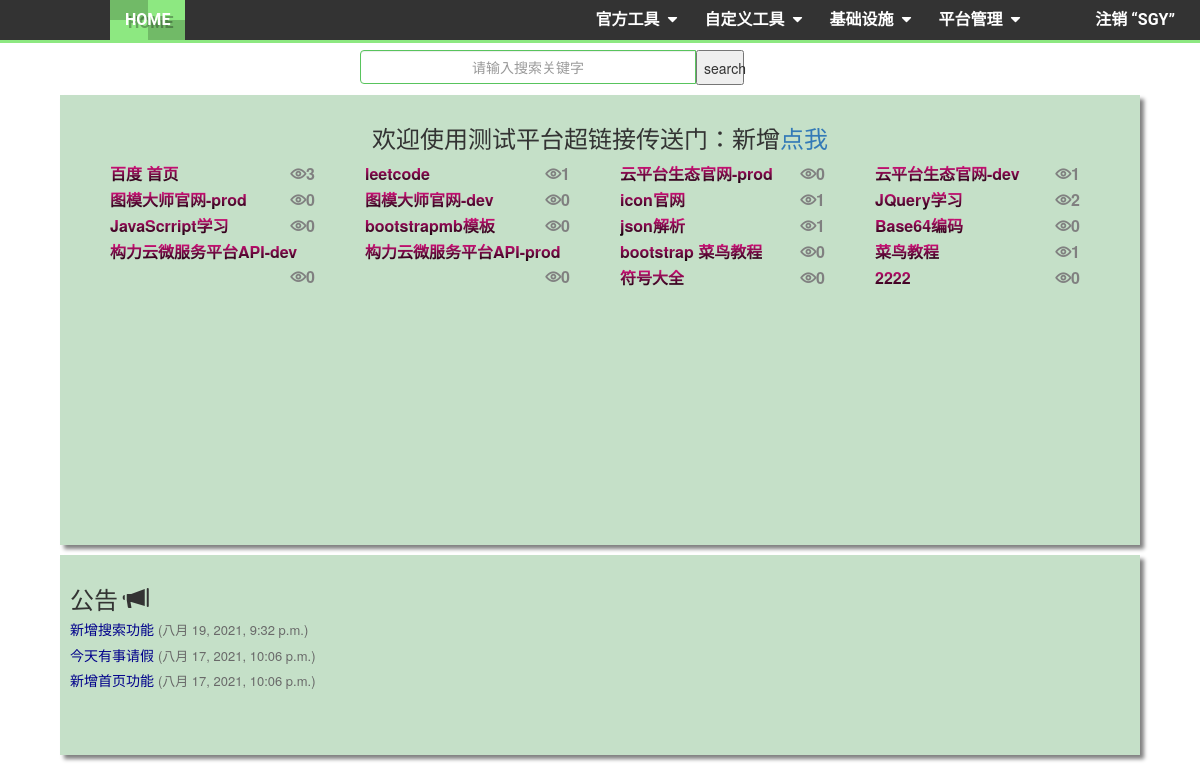
/home/ (signed in), run on an earlier commit of the app's database.
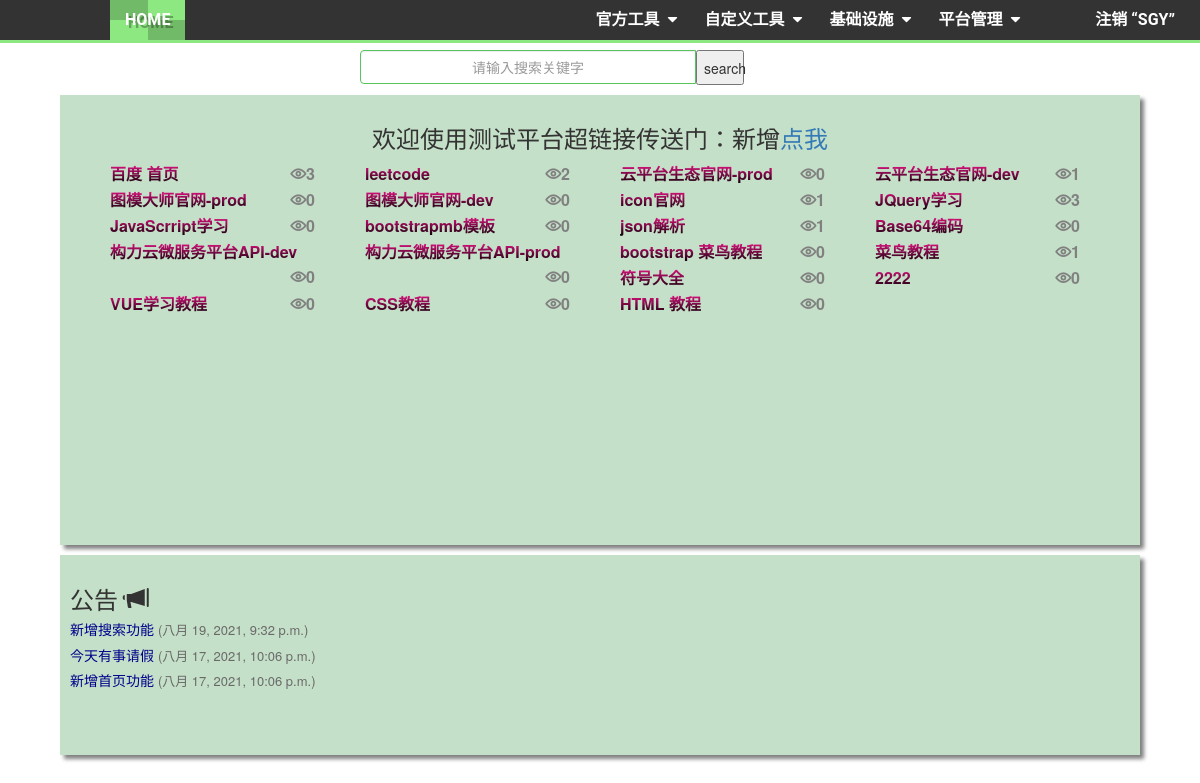
And on a later commit of the database.
### myapp/models.py (models this page shows, shortened)
class DB_href(models.Model):
    id=models.AutoField(primary_key=True)
    name=models.CharField(max_length=30,null=True,blank=True)
    url=models.CharField(max_length=1000,null=True,blank=True)#后台长度限制
    count=models.PositiveIntegerField(verbose_name="浏览量",default=0)#PositiveIntegerField为正整数

class DB_notice(models.Model):
    stime=models.DateTimeField('保存日期',default = timezone.now)
    ncontent=models.CharField(max_length=1000, null=True, blank=True)

### myapp/views.py (the view)
# urls.py: path('home/', homepage),#进入主页
@login_required#强制在homepage页面引入登录态检查
def homepage(request):
    res={}
    res["username"]=request.user.username
    res["hrefs"]=list(DB_href.objects.all().values())
    res["notices"]=DB_notice.objects.all()[::-1]#从后端网前端传的时候就按照降序排序，通过列表翻转实现
    return render(request, "home.html",res)

### myapp/templates/home.html (shortened to what this page needs)
<!DOCTYPE html>
<html lang="en">
<head>
    <link rel="stylesheet" href="/static/fonts/font_2759798_guh4j1rx3co/iconfont.css">
</head>
<body>
{% include 'menu.html' %}
    <div class="input-group" style="width: 40%; margin-left: 30%;">
        <input type="text" id="url_input" class="form-control" placeholder="请输入搜索关键字" style="width: 70%;border-color: #58c45d;text-align: center;">
        <button onclick="search_btn()" class="search_btn" style="width: 10%;height:35px;">search</button>
    </div>
<div style="height: 450px;" class="mydiv">
<h3 style="text-align: center;">欢迎使用测试平台超链接传送门：<span>新增<span class="add_btn"><a href="#">点我</a></span>   </span></h3>
    <ul id="myul">
        {% for i in hrefs %}
            <li>
                <a title="SGY creat" target="_blank" onclick="url_readcount({{ i.id }})" href="{{ i.url }}">{{ i.name }}</a><span style="color: gray; float: right; margin-right:50px;"> <i class="iconfont icon-eye"></i>{{ i.count }}</span>
            </li>
        {% endfor %}
    </ul>
</div>
<div style="height:200px; "class="mydiv">
    <h3>公告 <span class="glyphicon glyphicon-bullhorn"></span></h3>
    {% for i in notices %}
        <h5 style="color: darkblue;">{{ i.ncontent }}
            <span style="font-size: small;color: dimgrey;">({{ i.stime }})</span>
        </h5>
    {% endfor %}
</div>
</body>
</html>

### myapp/templates/menu.html (shortened to what this page needs)
<!DOCTYPE html>
<html lang="zh">
<head>
    <link href="https://cdn.bootcss.com/twitter-bootstrap/3.3.7/css/bootstrap.min.css" rel="stylesheet">
    <link href="https://cdn.bootcss.com/font-awesome/5.1.0/css/all.css" rel="stylesheet">
    <link rel="stylesheet" href="/static/201912068536/css/bootsnav.css">
</head>
<body>
<nav style="margin-bottom: 0;" class="navbar navbar-default navbar-mobile bootsnav">
    <div class="collapse navbar-collapse" id="navbar-menu">
        <ul style='position:absolute; padding-left: 100px; background-color:#333;border-bottom: 3px solid #8de881; width: 100%;' class="nav navbar-nav" data-in="fadeInDown" data-out="fadeOutUp">
            <li class="active"><a href="/home/" data-hover="Home">Home </a></li>
            <li class="dropdown" style="margin-left:400px">
                <a href="#" class="dropdown-toggle" data-toggle="dropdown" data-hover="Shortcodes">官方工具 </a>
            </li>
            <li class="dropdown">
                <a href="#" class="dropdown-toggle" data-toggle="dropdown" data-hover="Pages">自定义工具 </a>
            </li>
            <li class="dropdown">
                <a href="#" class="dropdown-toggle" data-toggle="dropdown" data-hover="Pages">基础设施 </a>
            </li>
            <li class="dropdown">
                <a href="#" class="dropdown-toggle" data-toggle="dropdown" data-hover="Pages">平台管理 </a>
            </li>
            <li style="float: right; padding-right:10px; "><a href="/logout/" data-hover="Contact">注销  “{{ username }}” </a></li>
        </ul>
    </div>
</nav>
</body>
</html>

### myapp/static/201912068536/css/bootsnav.css (style rules this page uses)
nav.navbar.bootsnav { margin-bottom: 0; -moz-border-radius: 0px; -webkit-border-radius: 0px; -o-border-radius: 0px; border-radius: 0px; background-color: #fff; border: none; border-bottom: solid 1px #e0e0e0; z-index: 9; }
nav.navbar.bootsnav ul.nav > li > a { color: #6f6f6f; background-color: transparent; outline: none; margin-bottom: -2px; }
nav.navbar.bootsnav ul.nav li.megamenu-fw > a:hover, nav.navbar.bootsnav ul.nav li.megamenu-fw > a:focus, nav.navbar.bootsnav ul.nav li.active > a:hover, nav.navbar.bootsnav ul.nav li.active > a:focus, nav.navbar.bootsnav ul.nav li.active > a { background-color: transparent; }
body { -webkit-transition: all 0.3s ease-in-out; -moz-transition: all 0.3s ease-in-out; -o-transition: all 0.3s ease-in-out; -ms-transition: all 0.3s ease-in-out; transition: all 0.3s ease-in-out; }
@media (min-width: 1024px) { nav.navbar.bootsnav ul.nav > li > a { padding: 30px 15px; font-weight: 600; } }
@media (min-width: 1024px) { nav.navbar.bootsnav ul.nav > li.dropdown > a.dropdown-toggle:after { font-family: "Font Awesome 5 Free";font-weight: 900; content: "\f0d7"; margin-left: 5px; margin-top: 2px; } }

What changed in the data, as far as the page shows it:
changed DB_href (number 2 of 21 on the later page): count "1" → "2"
changed DB_href (number 8 of 21 on the later page): count "2" → "3"
added DB_href: count "0"
added DB_href: count "0"
added DB_href: count "0"
